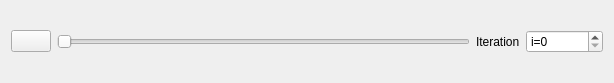
<?xml version="1.0" encoding="UTF-8"?>
<ui version="4.0">
 <class>ControlWidget</class>
 <widget class="QWidget" name="ControlWidget">
  <property name="geometry">
   <rect>
    <x>0</x>
    <y>0</y>
    <width>614</width>
    <height>83</height>
   </rect>
  </property>
  <property name="windowTitle">
   <string>Form</string>
  </property>
  <layout class="QHBoxLayout" name="horizontalLayout" stretch="0">
   <item>
    <layout class="QHBoxLayout" name="slider_layout" stretch="0,0,0,0">
     <property name="sizeConstraint">
      <enum>QLayout::SizeConstraint::SetFixedSize</enum>
     </property>
     <item>
      <widget class="QPushButton" name="play_btn">
       <property name="text">
        <string/>
       </property>
       <property name="icon">
        <iconset theme="QIcon::ThemeIcon::MediaPlaybackStart"/>
       </property>
       <property name="checkable">
        <bool>true</bool>
       </property>
      </widget>
     </item>
     <item alignment="Qt::AlignmentFlag::AlignVCenter">
      <widget class="QSlider" name="sim_slider">
       <property name="sizePolicy">
        <sizepolicy hsizetype="Expanding" vsizetype="Fixed">
         <horstretch>0</horstretch>
         <verstretch>0</verstretch>
        </sizepolicy>
       </property>
       <property name="minimumSize">
        <size>
         <width>0</width>
         <height>0</height>
        </size>
       </property>
       <property name="maximumSize">
        <size>
         <width>16777215</width>
         <height>16777215</height>
        </size>
       </property>
       <property name="maximum">
        <number>99</number>
       </property>
       <property name="orientation">
        <enum>Qt::Orientation::Horizontal</enum>
       </property>
      </widget>
     </item>
     <item>
      <widget class="QLabel" name="iteration_lbl">
       <property name="text">
        <string>Iteration</string>
       </property>
      </widget>
     </item>
     <item>
      <widget class="QSpinBox" name="iteration_spin">
       <property name="suffix">
        <string/>
       </property>
       <property name="prefix">
        <string>i=</string>
       </property>
       <property name="maximum">
        <number>999999999</number>
       </property>
      </widget>
     </item>
    </layout>
   </item>
  </layout>
 </widget>
 <resources/>
 <connections>
  <connection>
   <sender>iteration_spin</sender>
   <signal>valueChanged(int)</signal>
   <receiver>sim_slider</receiver>
   <slot>setValue(int)</slot>
   <hints>
    <hint type="sourcelabel">
     <x>427</x>
     <y>194</y>
    </hint>
    <hint type="destinationlabel">
     <x>264</x>
     <y>304</y>
    </hint>
   </hints>
  </connection>
  <connection>
   <sender>sim_slider</sender>
   <signal>valueChanged(int)</signal>
   <receiver>iteration_spin</receiver>
   <slot>setValue(int)</slot>
   <hints>
    <hint type="sourcelabel">
     <x>264</x>
     <y>304</y>
    </hint>
    <hint type="destinationlabel">
     <x>427</x>
     <y>194</y>
    </hint>
   </hints>
  </connection>
 </connections>
</ui>
